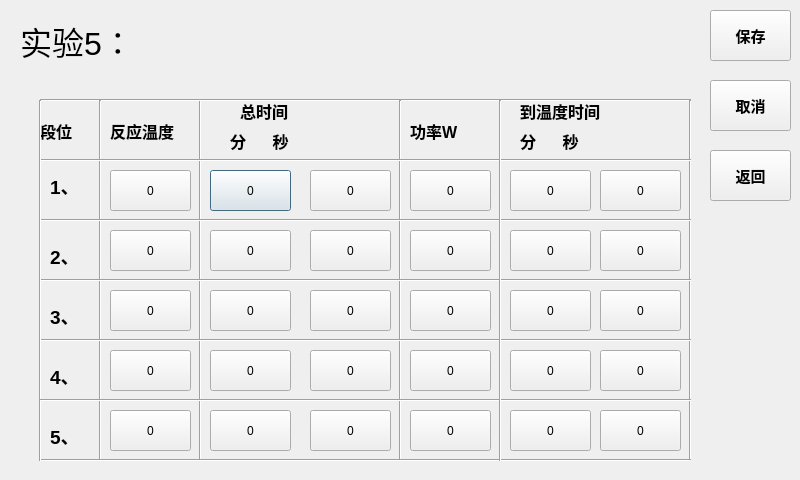
<?xml version="1.0" encoding="UTF-8"?>
<ui version="4.0">
 <class>Setting_5</class>
 <widget class="QDialog" name="Setting_5">
  <property name="geometry">
   <rect>
    <x>0</x>
    <y>0</y>
    <width>800</width>
    <height>480</height>
   </rect>
  </property>
  <property name="windowTitle">
   <string>Dialog</string>
  </property>
  <widget class="Line" name="line_11">
   <property name="geometry">
    <rect>
     <x>190</x>
     <y>100</y>
     <width>20</width>
     <height>361</height>
    </rect>
   </property>
   <property name="orientation">
    <enum>Qt::Vertical</enum>
   </property>
  </widget>
  <widget class="QPushButton" name="pushButton_7">
   <property name="geometry">
    <rect>
     <x>210</x>
     <y>170</y>
     <width>81</width>
     <height>41</height>
    </rect>
   </property>
   <property name="text">
    <string>0</string>
   </property>
  </widget>
  <widget class="QPushButton" name="pushButton_10">
   <property name="geometry">
    <rect>
     <x>310</x>
     <y>230</y>
     <width>81</width>
     <height>41</height>
    </rect>
   </property>
   <property name="text">
    <string>0</string>
   </property>
  </widget>
  <widget class="QPushButton" name="pushButton_31">
   <property name="geometry">
    <rect>
     <x>600</x>
     <y>410</y>
     <width>81</width>
     <height>41</height>
    </rect>
   </property>
   <property name="text">
    <string>0</string>
   </property>
  </widget>
  <widget class="QLabel" name="label_8">
   <property name="geometry">
    <rect>
     <x>520</x>
     <y>120</y>
     <width>111</width>
     <height>41</height>
    </rect>
   </property>
   <property name="font">
    <font>
     <pointsize>12</pointsize>
     <weight>75</weight>
     <bold>true</bold>
    </font>
   </property>
   <property name="text">
    <string>分      秒</string>
   </property>
  </widget>
  <widget class="QPushButton" name="pushButton">
   <property name="geometry">
    <rect>
     <x>710</x>
     <y>10</y>
     <width>81</width>
     <height>51</height>
    </rect>
   </property>
   <property name="font">
    <font>
     <pointsize>11</pointsize>
     <weight>75</weight>
     <bold>true</bold>
    </font>
   </property>
   <property name="text">
    <string>保存</string>
   </property>
  </widget>
  <widget class="QPushButton" name="pushButton_15">
   <property name="geometry">
    <rect>
     <x>210</x>
     <y>410</y>
     <width>81</width>
     <height>41</height>
    </rect>
   </property>
   <property name="text">
    <string>0</string>
   </property>
  </widget>
  <widget class="Line" name="line">
   <property name="geometry">
    <rect>
     <x>40</x>
     <y>90</y>
     <width>651</width>
     <height>20</height>
    </rect>
   </property>
   <property name="orientation">
    <enum>Qt::Horizontal</enum>
   </property>
  </widget>
  <widget class="QLabel" name="label_9">
   <property name="geometry">
    <rect>
     <x>50</x>
     <y>170</y>
     <width>41</width>
     <height>31</height>
    </rect>
   </property>
   <property name="font">
    <font>
     <pointsize>14</pointsize>
     <weight>75</weight>
     <bold>true</bold>
    </font>
   </property>
   <property name="text">
    <string>1、</string>
   </property>
  </widget>
  <widget class="QLabel" name="label_11">
   <property name="geometry">
    <rect>
     <x>50</x>
     <y>300</y>
     <width>41</width>
     <height>31</height>
    </rect>
   </property>
   <property name="font">
    <font>
     <pointsize>14</pointsize>
     <weight>75</weight>
     <bold>true</bold>
    </font>
   </property>
   <property name="text">
    <string>3、</string>
   </property>
  </widget>
  <widget class="Line" name="line_12">
   <property name="geometry">
    <rect>
     <x>390</x>
     <y>100</y>
     <width>20</width>
     <height>361</height>
    </rect>
   </property>
   <property name="orientation">
    <enum>Qt::Vertical</enum>
   </property>
  </widget>
  <widget class="QLabel" name="label_6">
   <property name="geometry">
    <rect>
     <x>410</x>
     <y>110</y>
     <width>81</width>
     <height>41</height>
    </rect>
   </property>
   <property name="font">
    <font>
     <pointsize>12</pointsize>
     <weight>75</weight>
     <bold>true</bold>
    </font>
   </property>
   <property name="text">
    <string>功率W</string>
   </property>
  </widget>
  <widget class="QLabel" name="label_12">
   <property name="geometry">
    <rect>
     <x>50</x>
     <y>360</y>
     <width>41</width>
     <height>31</height>
    </rect>
   </property>
   <property name="font">
    <font>
     <pointsize>14</pointsize>
     <weight>75</weight>
     <bold>true</bold>
    </font>
   </property>
   <property name="text">
    <string>4、</string>
   </property>
  </widget>
  <widget class="QPushButton" name="pushButton_3">
   <property name="geometry">
    <rect>
     <x>110</x>
     <y>230</y>
     <width>81</width>
     <height>41</height>
    </rect>
   </property>
   <property name="text">
    <string>0</string>
   </property>
  </widget>
  <widget class="QPushButton" name="pushButton_8">
   <property name="geometry">
    <rect>
     <x>310</x>
     <y>170</y>
     <width>81</width>
     <height>41</height>
    </rect>
   </property>
   <property name="text">
    <string>0</string>
   </property>
  </widget>
  <widget class="Line" name="line_9">
   <property name="geometry">
    <rect>
     <x>680</x>
     <y>100</y>
     <width>20</width>
     <height>361</height>
    </rect>
   </property>
   <property name="orientation">
    <enum>Qt::Vertical</enum>
   </property>
  </widget>
  <widget class="QPushButton" name="pushButton_4">
   <property name="geometry">
    <rect>
     <x>110</x>
     <y>290</y>
     <width>81</width>
     <height>41</height>
    </rect>
   </property>
   <property name="text">
    <string>0</string>
   </property>
  </widget>
  <widget class="QLabel" name="label">
   <property name="geometry">
    <rect>
     <x>20</x>
     <y>20</y>
     <width>241</width>
     <height>41</height>
    </rect>
   </property>
   <property name="font">
    <font>
     <pointsize>24</pointsize>
    </font>
   </property>
   <property name="text">
    <string>实验5：</string>
   </property>
  </widget>
  <widget class="QLabel" name="label_4">
   <property name="geometry">
    <rect>
     <x>240</x>
     <y>90</y>
     <width>131</width>
     <height>41</height>
    </rect>
   </property>
   <property name="font">
    <font>
     <pointsize>12</pointsize>
     <weight>75</weight>
     <bold>true</bold>
    </font>
   </property>
   <property name="text">
    <string>总时间</string>
   </property>
  </widget>
  <widget class="QPushButton" name="pushButton_25">
   <property name="geometry">
    <rect>
     <x>600</x>
     <y>230</y>
     <width>81</width>
     <height>41</height>
    </rect>
   </property>
   <property name="text">
    <string>0</string>
   </property>
  </widget>
  <widget class="Line" name="line_10">
   <property name="geometry">
    <rect>
     <x>90</x>
     <y>100</y>
     <width>20</width>
     <height>361</height>
    </rect>
   </property>
   <property name="orientation">
    <enum>Qt::Vertical</enum>
   </property>
  </widget>
  <widget class="QPushButton" name="pushButton_21">
   <property name="geometry">
    <rect>
     <x>410</x>
     <y>290</y>
     <width>81</width>
     <height>41</height>
    </rect>
   </property>
   <property name="text">
    <string>0</string>
   </property>
  </widget>
  <widget class="QPushButton" name="pushButton_30">
   <property name="geometry">
    <rect>
     <x>510</x>
     <y>410</y>
     <width>81</width>
     <height>41</height>
    </rect>
   </property>
   <property name="text">
    <string>0</string>
   </property>
  </widget>
  <widget class="QPushButton" name="pushButton_2">
   <property name="geometry">
    <rect>
     <x>110</x>
     <y>170</y>
     <width>81</width>
     <height>41</height>
    </rect>
   </property>
   <property name="styleSheet">
    <string notr="true"/>
   </property>
   <property name="text">
    <string>0</string>
   </property>
   <property name="flat">
    <bool>false</bool>
   </property>
  </widget>
  <widget class="QLabel" name="label_13">
   <property name="geometry">
    <rect>
     <x>50</x>
     <y>420</y>
     <width>41</width>
     <height>31</height>
    </rect>
   </property>
   <property name="font">
    <font>
     <pointsize>14</pointsize>
     <weight>75</weight>
     <bold>true</bold>
    </font>
   </property>
   <property name="text">
    <string>5、</string>
   </property>
  </widget>
  <widget class="QPushButton" name="pushButton_22">
   <property name="geometry">
    <rect>
     <x>410</x>
     <y>350</y>
     <width>81</width>
     <height>41</height>
    </rect>
   </property>
   <property name="text">
    <string>0</string>
   </property>
  </widget>
  <widget class="QPushButton" name="pushButton_14">
   <property name="geometry">
    <rect>
     <x>310</x>
     <y>350</y>
     <width>81</width>
     <height>41</height>
    </rect>
   </property>
   <property name="text">
    <string>0</string>
   </property>
  </widget>
  <widget class="QPushButton" name="pushButton_6">
   <property name="geometry">
    <rect>
     <x>110</x>
     <y>410</y>
     <width>81</width>
     <height>41</height>
    </rect>
   </property>
   <property name="text">
    <string>0</string>
   </property>
  </widget>
  <widget class="QPushButton" name="pushButton_17">
   <property name="geometry">
    <rect>
     <x>410</x>
     <y>170</y>
     <width>81</width>
     <height>41</height>
    </rect>
   </property>
   <property name="text">
    <string>0</string>
   </property>
  </widget>
  <widget class="QPushButton" name="pushButton_27">
   <property name="geometry">
    <rect>
     <x>600</x>
     <y>290</y>
     <width>81</width>
     <height>41</height>
    </rect>
   </property>
   <property name="text">
    <string>0</string>
   </property>
  </widget>
  <widget class="QPushButton" name="pushButton_26">
   <property name="geometry">
    <rect>
     <x>510</x>
     <y>290</y>
     <width>81</width>
     <height>41</height>
    </rect>
   </property>
   <property name="text">
    <string>0</string>
   </property>
  </widget>
  <widget class="QPushButton" name="pushButton_13">
   <property name="geometry">
    <rect>
     <x>210</x>
     <y>350</y>
     <width>81</width>
     <height>41</height>
    </rect>
   </property>
   <property name="text">
    <string>0</string>
   </property>
  </widget>
  <widget class="QPushButton" name="pushButton_19">
   <property name="geometry">
    <rect>
     <x>600</x>
     <y>170</y>
     <width>81</width>
     <height>41</height>
    </rect>
   </property>
   <property name="text">
    <string>0</string>
   </property>
  </widget>
  <widget class="QPushButton" name="pushButton_28">
   <property name="geometry">
    <rect>
     <x>510</x>
     <y>350</y>
     <width>81</width>
     <height>41</height>
    </rect>
   </property>
   <property name="text">
    <string>0</string>
   </property>
  </widget>
  <widget class="Line" name="line_6">
   <property name="geometry">
    <rect>
     <x>40</x>
     <y>330</y>
     <width>651</width>
     <height>20</height>
    </rect>
   </property>
   <property name="orientation">
    <enum>Qt::Horizontal</enum>
   </property>
  </widget>
  <widget class="QPushButton" name="pushButton_23">
   <property name="geometry">
    <rect>
     <x>410</x>
     <y>410</y>
     <width>81</width>
     <height>41</height>
    </rect>
   </property>
   <property name="text">
    <string>0</string>
   </property>
  </widget>
  <widget class="QPushButton" name="pushButton_11">
   <property name="geometry">
    <rect>
     <x>210</x>
     <y>290</y>
     <width>81</width>
     <height>41</height>
    </rect>
   </property>
   <property name="text">
    <string>0</string>
   </property>
  </widget>
  <widget class="QPushButton" name="pushButton_18">
   <property name="geometry">
    <rect>
     <x>510</x>
     <y>170</y>
     <width>81</width>
     <height>41</height>
    </rect>
   </property>
   <property name="text">
    <string>0</string>
   </property>
  </widget>
  <widget class="Line" name="line_5">
   <property name="geometry">
    <rect>
     <x>40</x>
     <y>270</y>
     <width>651</width>
     <height>20</height>
    </rect>
   </property>
   <property name="orientation">
    <enum>Qt::Horizontal</enum>
   </property>
  </widget>
  <widget class="Line" name="line_4">
   <property name="geometry">
    <rect>
     <x>40</x>
     <y>210</y>
     <width>651</width>
     <height>20</height>
    </rect>
   </property>
   <property name="orientation">
    <enum>Qt::Horizontal</enum>
   </property>
  </widget>
  <widget class="Line" name="line_8">
   <property name="geometry">
    <rect>
     <x>40</x>
     <y>450</y>
     <width>651</width>
     <height>20</height>
    </rect>
   </property>
   <property name="orientation">
    <enum>Qt::Horizontal</enum>
   </property>
  </widget>
  <widget class="Line" name="line_2">
   <property name="geometry">
    <rect>
     <x>40</x>
     <y>150</y>
     <width>651</width>
     <height>20</height>
    </rect>
   </property>
   <property name="orientation">
    <enum>Qt::Horizontal</enum>
   </property>
  </widget>
  <widget class="QPushButton" name="pushButton_12">
   <property name="geometry">
    <rect>
     <x>310</x>
     <y>290</y>
     <width>81</width>
     <height>41</height>
    </rect>
   </property>
   <property name="text">
    <string>0</string>
   </property>
  </widget>
  <widget class="QLabel" name="label_7">
   <property name="geometry">
    <rect>
     <x>520</x>
     <y>90</y>
     <width>131</width>
     <height>41</height>
    </rect>
   </property>
   <property name="font">
    <font>
     <pointsize>12</pointsize>
     <weight>75</weight>
     <bold>true</bold>
    </font>
   </property>
   <property name="text">
    <string>到温度时间</string>
   </property>
  </widget>
  <widget class="QLabel" name="label_2">
   <property name="geometry">
    <rect>
     <x>40</x>
     <y>110</y>
     <width>61</width>
     <height>41</height>
    </rect>
   </property>
   <property name="font">
    <font>
     <pointsize>12</pointsize>
     <weight>75</weight>
     <bold>true</bold>
    </font>
   </property>
   <property name="text">
    <string>段位</string>
   </property>
  </widget>
  <widget class="QPushButton" name="pushButton_20">
   <property name="geometry">
    <rect>
     <x>410</x>
     <y>230</y>
     <width>81</width>
     <height>41</height>
    </rect>
   </property>
   <property name="text">
    <string>0</string>
   </property>
  </widget>
  <widget class="QPushButton" name="pushButton_5">
   <property name="geometry">
    <rect>
     <x>110</x>
     <y>350</y>
     <width>81</width>
     <height>41</height>
    </rect>
   </property>
   <property name="text">
    <string>0</string>
   </property>
  </widget>
  <widget class="Line" name="line_3">
   <property name="geometry">
    <rect>
     <x>30</x>
     <y>100</y>
     <width>20</width>
     <height>361</height>
    </rect>
   </property>
   <property name="orientation">
    <enum>Qt::Vertical</enum>
   </property>
  </widget>
  <widget class="QPushButton" name="pushButton_24">
   <property name="geometry">
    <rect>
     <x>510</x>
     <y>230</y>
     <width>81</width>
     <height>41</height>
    </rect>
   </property>
   <property name="text">
    <string>0</string>
   </property>
  </widget>
  <widget class="QLabel" name="label_10">
   <property name="geometry">
    <rect>
     <x>50</x>
     <y>240</y>
     <width>41</width>
     <height>31</height>
    </rect>
   </property>
   <property name="font">
    <font>
     <pointsize>14</pointsize>
     <weight>75</weight>
     <bold>true</bold>
    </font>
   </property>
   <property name="text">
    <string>2、</string>
   </property>
  </widget>
  <widget class="QPushButton" name="pushButton_9">
   <property name="geometry">
    <rect>
     <x>210</x>
     <y>230</y>
     <width>81</width>
     <height>41</height>
    </rect>
   </property>
   <property name="text">
    <string>0</string>
   </property>
  </widget>
  <widget class="QLabel" name="label_3">
   <property name="geometry">
    <rect>
     <x>110</x>
     <y>110</y>
     <width>101</width>
     <height>41</height>
    </rect>
   </property>
   <property name="font">
    <font>
     <pointsize>12</pointsize>
     <weight>75</weight>
     <bold>true</bold>
    </font>
   </property>
   <property name="text">
    <string>反应温度</string>
   </property>
  </widget>
  <widget class="Line" name="line_7">
   <property name="geometry">
    <rect>
     <x>40</x>
     <y>390</y>
     <width>651</width>
     <height>20</height>
    </rect>
   </property>
   <property name="orientation">
    <enum>Qt::Horizontal</enum>
   </property>
  </widget>
  <widget class="QLabel" name="label_5">
   <property name="geometry">
    <rect>
     <x>230</x>
     <y>120</y>
     <width>121</width>
     <height>41</height>
    </rect>
   </property>
   <property name="font">
    <font>
     <pointsize>12</pointsize>
     <weight>75</weight>
     <bold>true</bold>
    </font>
   </property>
   <property name="text">
    <string>分      秒</string>
   </property>
  </widget>
  <widget class="Line" name="line_13">
   <property name="geometry">
    <rect>
     <x>490</x>
     <y>100</y>
     <width>20</width>
     <height>361</height>
    </rect>
   </property>
   <property name="orientation">
    <enum>Qt::Vertical</enum>
   </property>
  </widget>
  <widget class="QPushButton" name="pushButton_29">
   <property name="geometry">
    <rect>
     <x>600</x>
     <y>350</y>
     <width>81</width>
     <height>41</height>
    </rect>
   </property>
   <property name="text">
    <string>0</string>
   </property>
  </widget>
  <widget class="QPushButton" name="pushButton_16">
   <property name="geometry">
    <rect>
     <x>310</x>
     <y>410</y>
     <width>81</width>
     <height>41</height>
    </rect>
   </property>
   <property name="text">
    <string>0</string>
   </property>
  </widget>
  <widget class="QPushButton" name="pushButton_33">
   <property name="geometry">
    <rect>
     <x>710</x>
     <y>150</y>
     <width>81</width>
     <height>51</height>
    </rect>
   </property>
   <property name="font">
    <font>
     <pointsize>11</pointsize>
     <weight>75</weight>
     <bold>true</bold>
    </font>
   </property>
   <property name="text">
    <string>返回</string>
   </property>
  </widget>
  <widget class="QPushButton" name="pushButton_32">
   <property name="geometry">
    <rect>
     <x>710</x>
     <y>80</y>
     <width>81</width>
     <height>51</height>
    </rect>
   </property>
   <property name="font">
    <font>
     <pointsize>11</pointsize>
     <weight>75</weight>
     <bold>true</bold>
    </font>
   </property>
   <property name="text">
    <string>取消</string>
   </property>
  </widget>
 </widget>
 <resources/>
 <connections/>
</ui>
